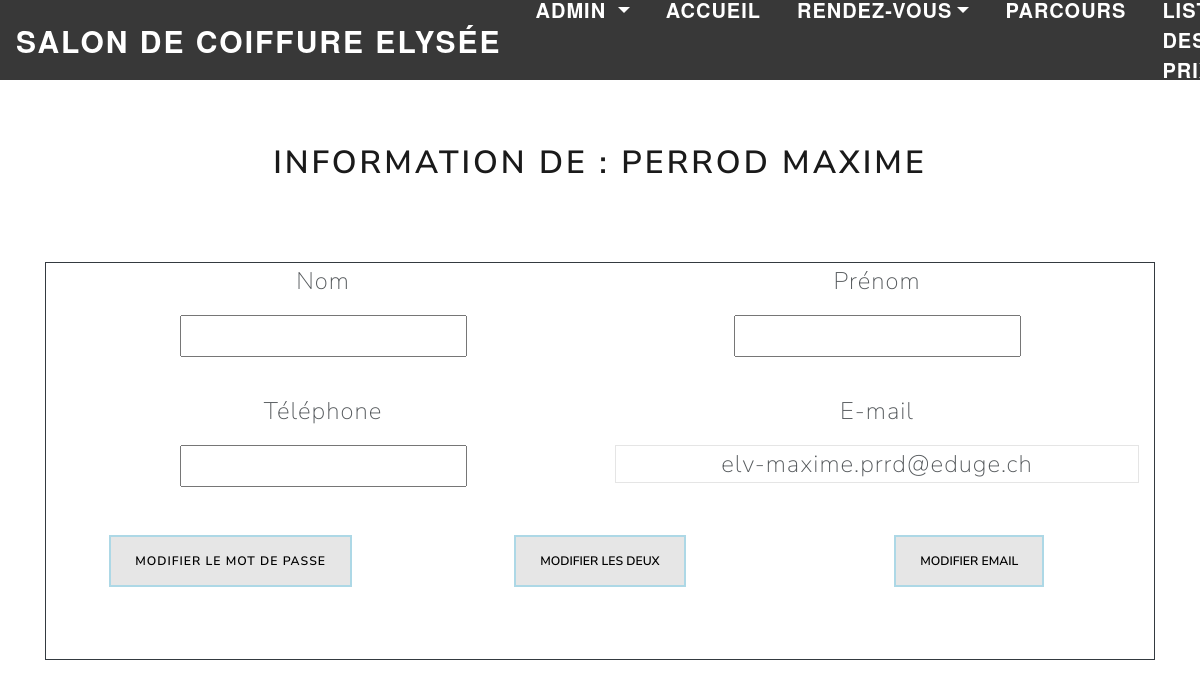
Page /informationPersonnelles.php (signed in) on the committed database.
### tables this page shows
CREATE TABLE IF NOT EXISTS `ely_coiffeur` (
  `COI_ID` int(2) NOT NULL AUTO_INCREMENT,
  `COI_NOM` varchar(30) NOT NULL,
  `COI_PRENOM` varchar(30) NOT NULL,
  `COI_MAIL` varchar(70) NOT NULL,
  `COI_MDP` varchar(50) NOT NULL,
  `COI_NUMTEL` varchar(20) NOT NULL,
  `COI_PHOTO` varchar(500) DEFAULT NULL,
  `COI_POSTE` varchar(25) DEFAULT NULL,
  `COI_STATUT` varchar(25) NOT NULL DEFAULT 'ACTIF',
  PRIMARY KEY (`COI_ID`)
);

### includes/dbfunctions.php (called while the page is built, shortened)
<?php
if ($_SERVER['SERVER_NAME'] == "esig-sandbox.ch"){
    function myConnection() {
        static $dbc = null;
        if ($dbc == null) {
            try {
                $dbc = new PDO('mysql:dbname=hhva_team2020_5;host=hhva.myd.infomaniak.com', 'hhva_team2020_5', 'LBtKn32jx8');
            } catch (PDOException $e) {
                header("Location:error?message=".$e->getMessage());
            }
    }
        return $dbc;
    }
}else{
    function myConnection() {
        static $dbc = null;
        if ($dbc == null) {
            try {
                $dbc = new PDO('mysql:dbname=hhva_team2020_5;host=localhost', 'root', '');
            } catch (PDOException $e) {
                header("Location:error?message=".$e->getMessage());
            }
        }
        return $dbc;
    }
}
function getOneCoiffeur($mail)
{
    try {
        $request = myConnection()->prepare("SELECT * FROM ely_coiffeur where coi_mail = :mail");
        $request -> bindParam(':mail',$mail,PDO::PARAM_STR);
        $request->execute();
    } catch (PDOException $e) {
        header("Location:error?message=".$e->getMessage());
    }
    return $request->fetch(PDO::FETCH_ASSOC);
}

### informationPersonnelles.php (the view, shortened to what this page needs)
<?php
include('includes/header.php');
if(isset($_SESSION['COI_MAIL'])){
    $coiffeur = getOneCoiffeur($_SESSION['COI_MAIL']);
}
?>
<br><br>
<div class="container">
    <h1 class="text-center">Information de : <?=$coiffeur['COI_NOM'] . ' ' . $coiffeur['COI_PRENOM'] ?> </h1>
<br><br>
<div class="container border border-dark text-center">
<div class="row">
    <div class="col-6">
        <p> Nom </p>
        <input type="text">
    </div>
    <div class="col-6">
        <p> Prénom </p>
        <input type="text">
    </div>
</div>
<br>
<div class="row">
    <div class="col-6">
        <p> Téléphone </p>
        <input type="text">
    </div>
    <div class="col-6">
        <p> E-mail </p>
        <p class="bg-light"><?= $coiffeur['COI_MAIL']?></p>
    </div>
</div>
<br>
<div class="row">
    <div class="col-4">
  <a class="btn btn-customLightBlue" data-toggle="collapse" href="#ModifierMDP" role="button" aria-expanded="false" aria-controls="ModifierMDP">Modifier le mot de passe</a>
    </div>
    <div class="col-4">
    <button class="btn btn-customLightBlue" type="button" data-toggle="collapse" data-target=".collapse" aria-expanded="false" aria-controls="ModifierMAIL ModifierMAIL">Modifier les deux</button>
    </div>
    <div class="col-4">
    <button class="btn btn-customLightBlue" type="button" data-toggle="collapse" data-target="#ModifierMAIL" aria-expanded="false" aria-controls="ModifierMAIL">Modifier email</button>
    </div>
    <br>
<div class="row">
  <div class="col"><br>
  </div>
  <div class="col"><br>
  </div>
</div>
</div>
<br>
</div>
</div>

### css/style.css (style rules this page uses)
@media only screen and (min-width: 768px) { .col-4 { width: 33.33%; } }
@media only screen and (min-width: 768px) { .col-6 { width: 50%; } }
html { font-size:100%; }
@media (min-width: 640px) { body { font-size:1rem; } }
@media (min-width:960px) { body { font-size:1.2rem; } }
@media (min-width:1100px) { body { font-size:1.5rem; } }
html { max-width: 100%; }
.btn-customLightBlue { border: 2.5px solid lightblue; background-color: rgb(230, 230, 230); color: black; }

### rows in the picture
ely_coiffeur: COI_NOM "PERROD", COI_PRENOM "MAXIME", COI_MAIL "elv-maxime.prrd@eduge.ch"
